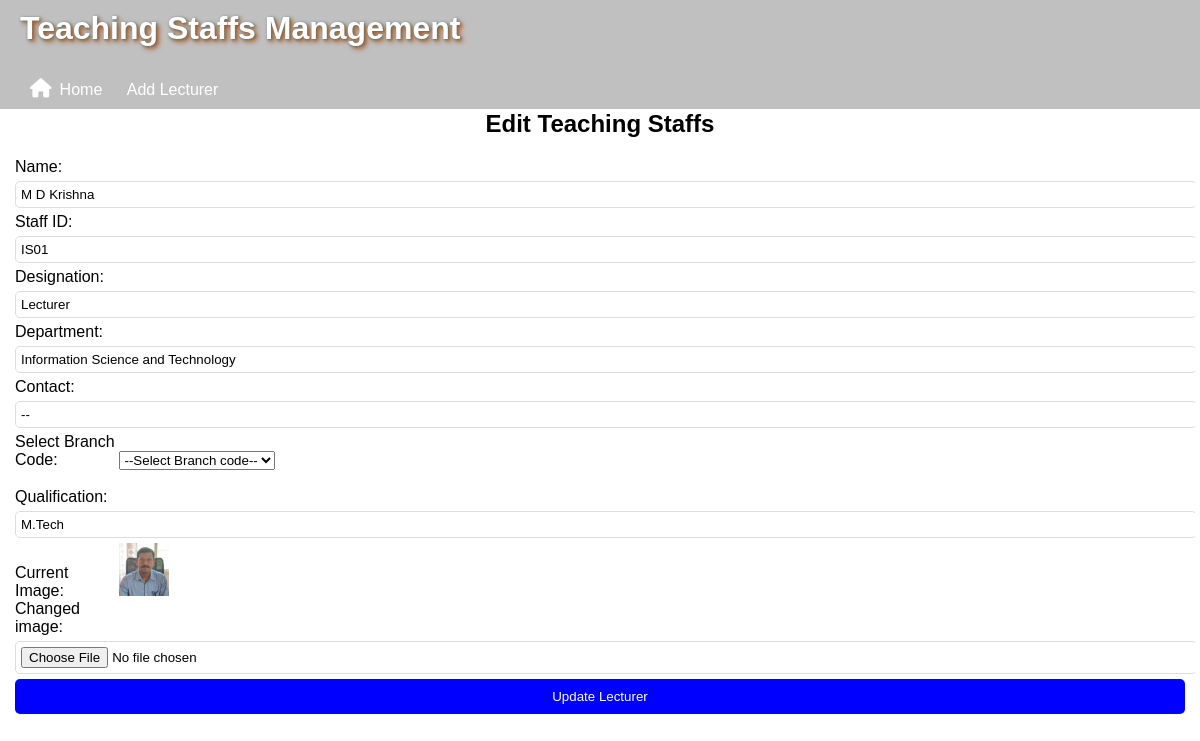
Page /lecturers/edit/1?query= (signed in) on the committed database.
### models.py (models this page shows)
class Lecturer(db.Model):
    id = db.Column(db.Integer, primary_key=True)
    name = db.Column(db.String(100), nullable=False)
    staff_id = db.Column(db.String(50), unique=True, nullable=False)
    designation = db.Column(db.String(100), nullable=False)
    department = db.Column(db.String(100), nullable=False)
    contact = db.Column(db.String(20), nullable=False)
    branch_code = db.Column(db.String(10), nullable=False)
    qualification = db.Column(db.String(100), nullable=False)
    image = db.Column(db.String(255), nullable=True)

### app.py (the view, shortened to what this page needs)
@app.route("/lecturers/edit/<int:id>", methods=["GET", "POST"])
@login_required
def edit_lecturer(id):
    lecturer = Lecturer.query.get_or_404(id)
    error_message = None  # Store error message if needed
    query = request.args.get('query', '')
    branches = Branch.query.all()
    return render_template("edit_lecturer.html", lecturer=lecturer, branches=branches, query=query)

### app.py (called while the page is built)
@login_manager.user_loader
def load_user(user_id):
    return User.query.get(int(user_id))

### templates/edit_lecturer.html (shortened to what this page needs)
{% extends "lecturer.html" %}
{% block content %}
<h2>Edit Teaching Staffs</h2>
<form method="POST" action="{{ url_for('edit_lecturer', id=lecturer.id, query=request.args.get('query', '')) }}" enctype="multipart/form-data">
    <label>Name:</label>
    <input type="text" name="name" value="{{ lecturer.name }}" required>
    <label>Staff ID:</label>
    <input type="text" name="staff_id" value="{{ lecturer.staff_id }}" required>
    <br>
    <label>Designation:</label>
    <input type="text" name="designation" value="{{ lecturer.designation }}" required>
    <label>Department:</label>
    <input type="text" name="department" value="{{ lecturer.department }}" required>
    <label>Contact:</label>
    <input type="text" name="contact" value="{{ lecturer.contact }}" required>
    <label for="branch_code">Select Branch Code:</label>
    <select id="branch_code" name="branch_code"  required>
        <option value="{{ lecturer.branch_code }}">--Select Branch code--</option>
    </select><br><br>
    <label>Qualification:</label>
    <input type="text" name="qualification" value="{{ lecturer.qualification }}" required>
    <label>Current Image:</label>
    {% if lecturer.image %}
        <img src="{{ url_for('static', filename='lecturer_images/' + lecturer.image) }}" alt="Lecturer Image" width="50"><br>
    {% else %}
        No Image Uploaded<br>
    {% endif %}
    <label>Changed image:</label>
    <input type="file" name="image" accept="image/*"><br>
    <button type="submit">Update Lecturer</button>
</form>
{% endblock %}

### static/styles.css (style rules this page uses)
body { font-family: Arial, sans-serif; margin: 5px; padding: 0; height: 100vh; }
h2 { text-align: center; }
input { width: 100%; padding: 10px; margin: 10px 0; border: 1px solid #ddd; border-radius: 5px; }
form label { display: inline-block; width: 100px; }
form input { margin: 5px 0; padding: 5px; }
button { width: 100%; padding: 10px; background-color: #0000ff; color: white; border: none; border-radius:5px; cursor: pointer; }

### rows in the picture
Lecturer: name "M D Krishna", staff_id "IS01", designation "Lecturer", department "Information Science and Technology", contact "--", qualification "M.Tech", image (picture)
